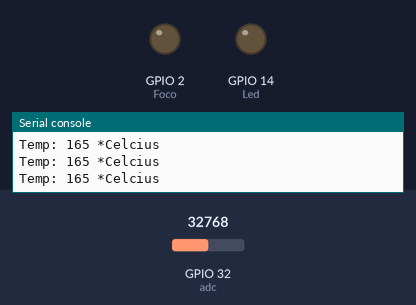
Recording of a program running on a simulated ESP32 board running MicroPython. On the bench: output pins drawn as LEDs (lit = HIGH), the last lines printed to the serial console. The test bench sets the inputs (shaded band); at power-on: GPIO 32 (adc) = 32768 (analog values on the 0–65535 scale).

Above: at 1.2 s.
1.3 s: GPIO 32 (adc) set to 9584
2.8 s: GPIO 32 (adc) set to 8096
At 4.2 s:
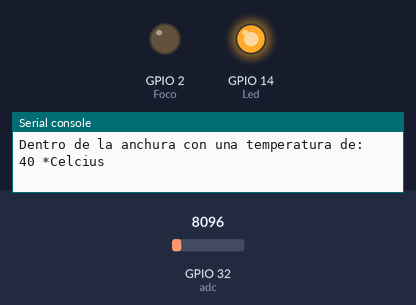
4.5 s: GPIO 32 (adc) set to 7232
6.0 s: GPIO 32 (adc) set to 6576
At 7.4 s:
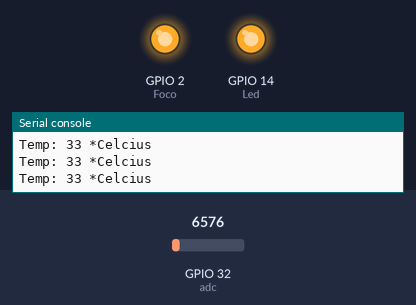
7.7 s: GPIO 32 (adc) set to 19660
At 8.9 s:
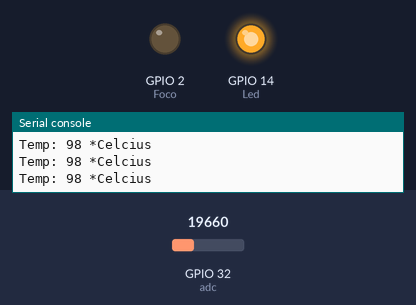
9.3 s: GPIO 32 (adc) set to 0
At 10.3 s:
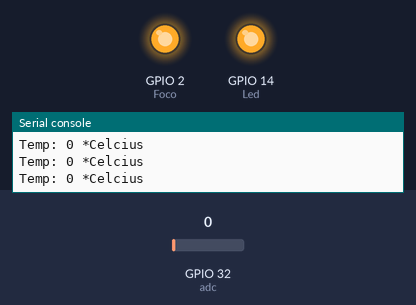
Timing chart, 0 to 11.9 s (numbered marks = the images above; inputs shaded):
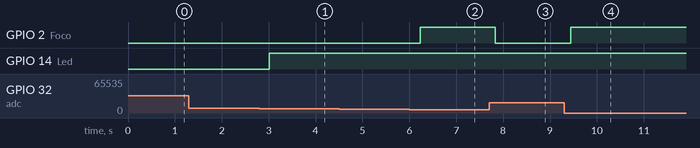

Measured:
- the behaviour switches between 8944 and 8928 on GPIO 32 (adc) (found by bisection; images 0 and 1)
- the behaviour switches between 6960 and 6944 on GPIO 32 (adc) (found by bisection; images 1 and 2)
- after the input at 2.8 s, GPIO 14 (Led): LOW → HIGH after 0.21 s
- after the input at 6.0 s, GPIO 2 (Foco): LOW → HIGH after 0.23 s
- after the input at 7.7 s, GPIO 2 (Foco): HIGH → LOW after 0.13 s
- after the input at 9.3 s, GPIO 2 (Foco): LOW → HIGH after 0.14 s

The program:

Hysteresis.py
```python
#Centro de temperatura por esmiferio. Controlar la temperatura
#entre un valor donde tenga dos dispositivos, un sispositivo por a
#arriva del valor de 5c y otro por debajo de 5c

from machine import Pin, ADC
import time

adc = ADC(Pin(32))#pin de lectura adc del sensor
adc.atten(ADC.ATTN_11DB)#Atenuación de 11dB (150mV - 2450mV)
Foco = Pin(2, Pin.OUT, value=0) # Accionador el foco
Led = Pin(14, Pin.OUT) #Led integrado


#Parámetro de la HISTERISÍS
Nb = 35 #Nivel bajo
Na = 45 #Nivel alto
P = 100 #Periodo de muestreo en ms

def ACCION(Bandera_acción):
    if Bandera_acción:
        Foco.on()
    else:
        Foco.off()

def MEDICION():
    Tem = adc.read_u16()*(3.3/65535)*(1/0.010)#lectura en celcius
    time.sleep_ms(P)#Periodo del muestreo en ms
    return Tem

while 1:#LOOP DEL PROGRAMA
    Tem = MEDICION()
    print("Temp: " + str(int(Tem)) +" *Celcius")


    if  Tem >= Na: #Por arriba de Na
        Foco.off() #Empieza a enfriar
        Bandera_acción = False #Bandera indicadora de estado actual

    if Tem <= Nb: #Por debajo de Nb
        Foco.on() #Empieza a calentar
        Bandera_acción = True #Bandera indicadora de estado actual

    Bandera_anchura = True #Para entrar a evaluar si se encuentra en la anchuara

    while Bandera_anchura:
        Tem = MEDICION()

        if Nb <= Tem and Tem <= Na:#Dentro de la anchura
            ACCION(Bandera_acción)#Se mantiene la acción anterior
            print("Dentro de la anchura con una temperatura de: " + str(int(Tem)) + " *Celcius")
            Led.on() #Indicador
        else:
            Bandera_anchura = False #Salío de la anchura

        
```
